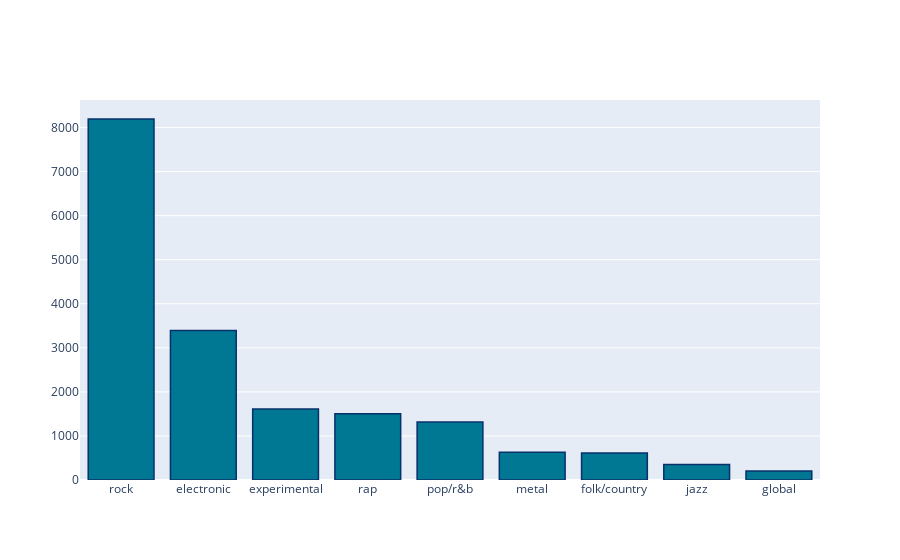

Here is the notebook cell this chart was saved with:
### Code cell
# Desarrollo de la distribucion de cantidades de reviews por generos
import plotly
plotly.offline.init_notebook_mode(connected=True)
import plotly.graph_objects as go


print('Distribucíon de cantidades de review por genero')
# Print the total number of unique genre
num_genre = len(df['genre'].unique())
print('Numero de generos = ', num_genre)

# Sort num_review_in_genre in descending order based on the count of df in each genre
sorted_num_review_in_genre = num_review_in_genre.sort_values(ascending = False)

data = [go.Bar(
        x = num_review_in_genre.index, # index = category name
        y = sorted_num_review_in_genre.values, # value = count
        marker = dict(
            color = '#007894',
            
            line = dict(
                color = 'rgb(8,48,107)',
                width = 1.5,
            ),
        ),
        
        
)]

plotly.offline.iplot(data)

### Figure 1 — Plotly figure (JSON) as saved in the notebook; plotly's stock layout.template omitted (floating-point values rounded to 4 significant figures)
{"data": [{"marker": {"color": "#007894", "line": {"color": "rgb(8,48,107)", "width": 1.5}}, "type": "bar", "x": ["rock", "electronic", "experimental", "rap", "pop/r&b", "metal", "folk/country", "jazz", "global"], "y": [8194, 3395, 1614, 1501, 1314, 628, 611, 349, 202]}], "layout": {}}
